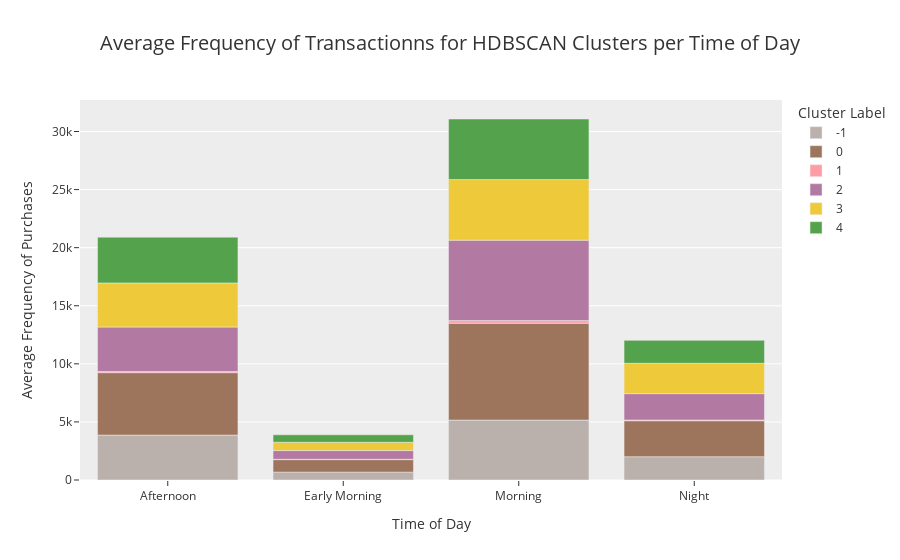

Source (notebook cell):
### Code cell
# plotting frequency for the HDBSCAN clusters
fig = px.bar(
    df_hier,
    x="time_of_day",
    y="support",
    color="cluster_hdbscan",
    title="Average Frequency of Transactionns for HDBSCAN Clusters per Time of Day",
    hover_data=["time_of_day", "support"],
    labels={
        "support": "Average Frequency of Purchases",
        "time_of_day": "Time of Day",
        "cluster_hdbscan": "Cluster Label",
    },
    color_discrete_sequence=px.colors.qualitative.T10_r,
    template="ggplot2",
)

fig.update_xaxes(categoryorder="category ascending", showgrid=False, ticks="outside")

fig.update_layout(
    title_font_size=20,
)

fig.show()

### Figure 1 — Plotly figure (JSON) as saved in the notebook; plotly's stock layout.template omitted (floating-point values rounded to 4 significant figures)
{"data": [{"alignmentgroup": "True", "hovertemplate": "Cluster Label=-1<br>Time of Day=%{x}<br>Average Frequency of Purchases=%{y}<extra></extra>", "legendgroup": "-1", "marker": {"color": "#BAB0AC"}, "name": "-1", "offsetgroup": "-1", "orientation": "v", "showlegend": true, "textposition": "auto", "type": "bar", "x": ["Afternoon", "Early Morning", "Morning", "Night"], "xaxis": "x", "y": [3868.0, 677.4, 5157.0, 2006.0], "yaxis": "y"}, {"alignmentgroup": "True", "hovertemplate": "Cluster Label=0<br>Time of Day=%{x}<br>Average Frequency of Purchases=%{y}<extra></extra>", "legendgroup": "0", "marker": {"color": "#9D755D"}, "name": "0", "offsetgroup": "0", "orientation": "v", "showlegend": true, "textposition": "auto", "type": "bar", "x": ["Afternoon", "Early Morning", "Morning", "Night"], "xaxis": "x", "y": [5374.0, 1076.0, 8343.0, 3095.0], "yaxis": "y"}, {"alignmentgroup": "True", "hovertemplate": "Cluster Label=1<br>Time of Day=%{x}<br>Average Frequency of Purchases=%{y}<extra></extra>", "legendgroup": "1", "marker": {"color": "#FF9DA6"}, "name": "1", "offsetgroup": "1", "orientation": "v", "showlegend": true, "textposition": "auto", "type": "bar", "x": ["Afternoon", "Early Morning", "Morning", "Night"], "xaxis": "x", "y": [96.12, 30.86, 222.1, 61.25], "yaxis": "y"}, {"alignmentgroup": "True", "hovertemplate": "Cluster Label=2<br>Time of Day=%{x}<br>Average Frequency of Purchases=%{y}<extra></extra>", "legendgroup": "2", "marker": {"color": "#B279A2"}, "name": "2", "offsetgroup": "2", "orientation": "v", "showlegend": true, "textposition": "auto", "type": "bar", "x": ["Afternoon", "Early Morning", "Morning", "Night"], "xaxis": "x", "y": [3832.0, 748.3, 6924.0, 2271.0], "yaxis": "y"}, {"alignmentgroup": "True", "hovertemplate": "Cluster Label=3<br>Time of Day=%{x}<br>Average Frequency of Purchases=%{y}<extra></extra>", "legendgroup": "3", "marker": {"color": "#EECA3B"}, "name": "3", "offsetgroup": "3", "orientation": "v", "showlegend": true, "textposition": "auto", "type": "bar", "x": ["Afternoon", "Early Morning", "Morning", "Night"], "xaxis": "x", "y": [3795.0, 719.7, 5217.0, 2615.0], "yaxis": "y"}, {"alignmentgroup": "True", "hovertemplate": "Cluster Label=4<br>Time of Day=%{x}<br>Average Frequency of Purchases=%{y}<extra></extra>", "legendgroup": "4", "marker": {"color": "#54A24B"}, "name": "4", "offsetgroup": "4", "orientation": "v", "showlegend": true, "textposition": "auto", "type": "bar", "x": ["Afternoon", "Early Morning", "Morning", "Night"], "xaxis": "x", "y": [3941.0, 638.2, 5213.0, 1972.0], "yaxis": "y"}], "layout": {"barmode": "relative", "legend": {"title": {"text": "Cluster Label"}, "tracegroupgap": 0}, "title": {"font": {"size": 20}, "text": "Average Frequency of Transactionns for HDBSCAN Clusters per Time of Day"}, "xaxis": {"anchor": "y", "categoryorder": "category ascending", "domain": [0, 1], "showgrid": false, "ticks": "outside", "title": {"text": "Time of Day"}}, "yaxis": {"anchor": "x", "domain": [0, 1], "title": {"text": "Average Frequency of Purchases"}}}}
